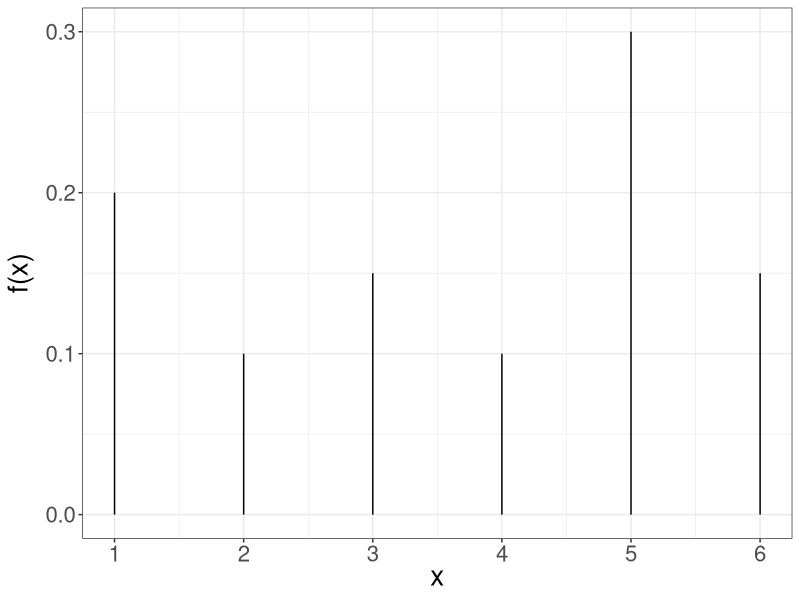
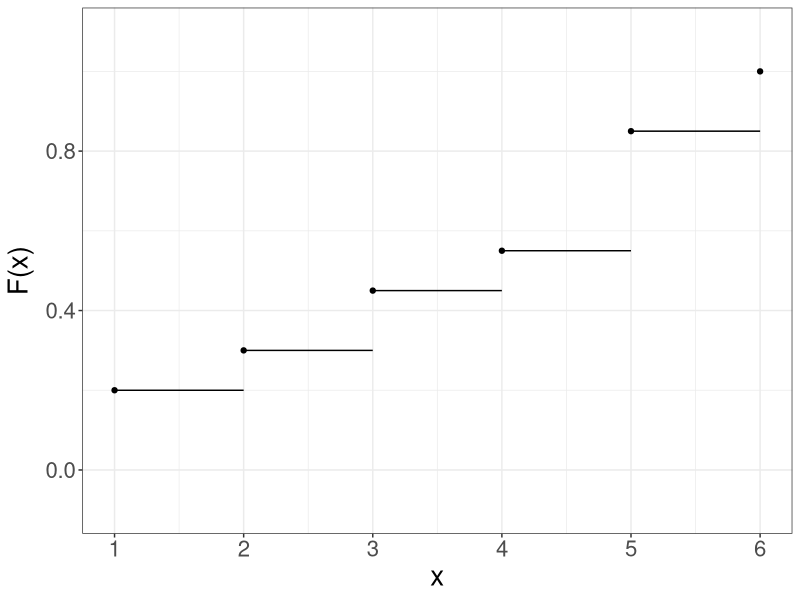
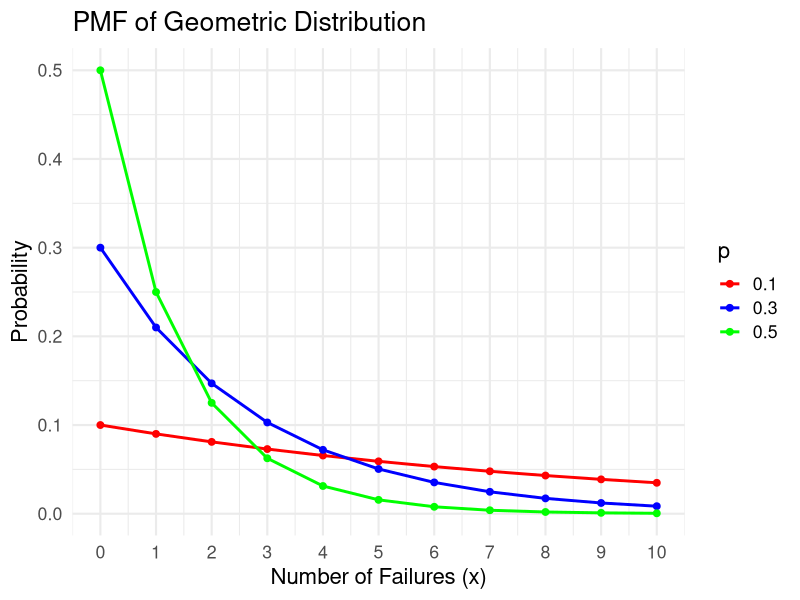
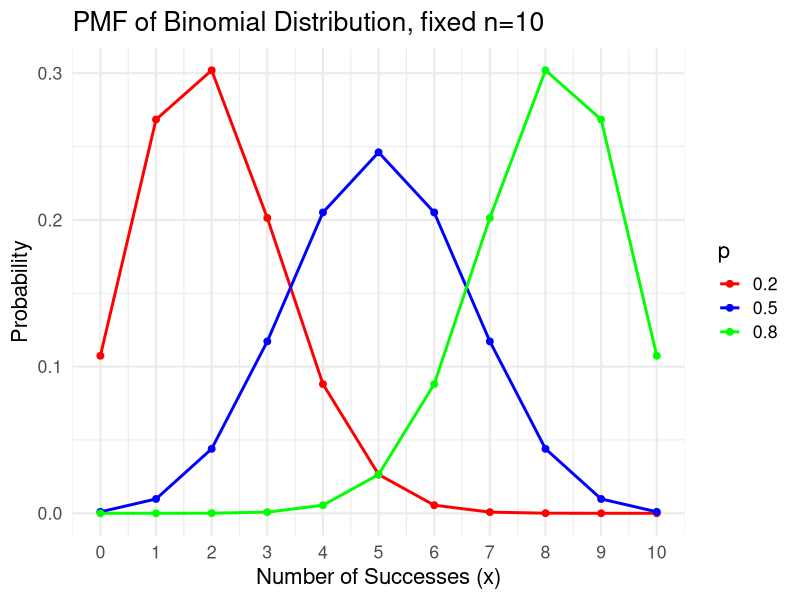
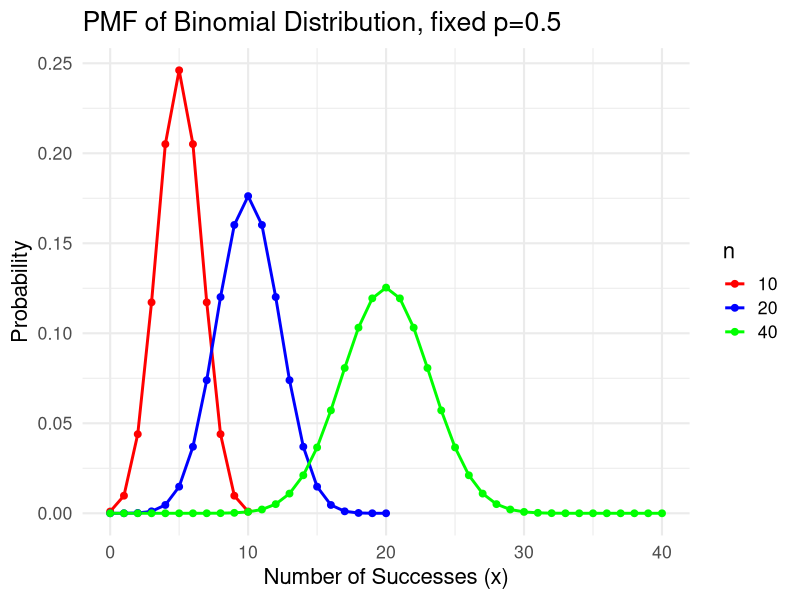
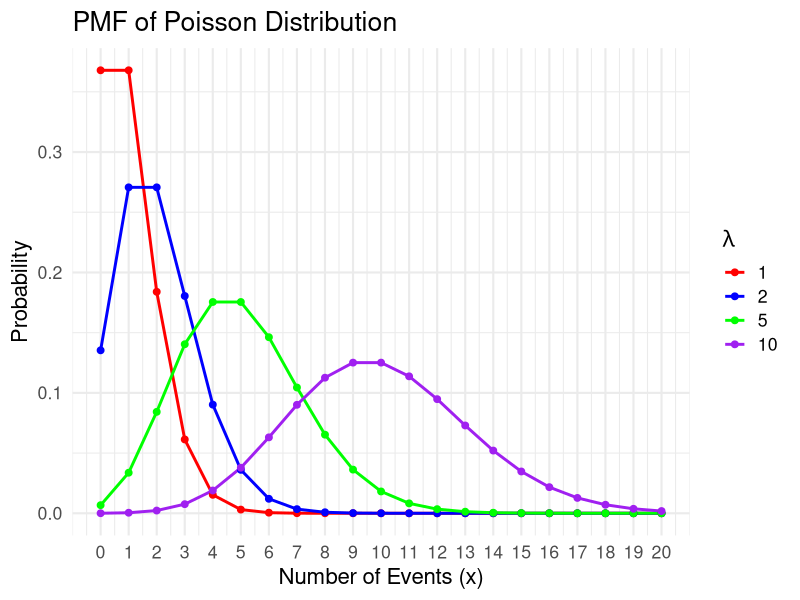

Reproduce these figures in R, in order.
## ---- chunk 1
#| message: false
#| warning: false
library(tidyverse)
## ---- chunk 2
x <- 1:6
y <- c(0.2, 0.1, 0.15, 0.1, 0.3, 0.15)

data <- data.frame(x = x, y = y)

data %>% 
  ggplot() +
  aes(x = x, y = y) +
  geom_segment(data = data, 
               aes(x = x, y = 0, 
                   xend = x, yend = y)) +
  labs(x = expression(paste("x")),
       y = expression(paste("f(x)"))) +
  theme_bw() +
  theme(text = element_text(size = 20)) + 
  scale_x_continuous(breaks = pretty(data$x, n = 6))
## ---- chunk 3
x <- 1:6
y <- cumsum(c(0.2, 0.1, 0.15, 0.1, 0.3, 0.15))
xend <- c(2, 3, 4, 5, 6, 6)

data <- data.frame(x = x,
                   y = y,
                   xend = xend)

ggplot(data = data,
       aes(x = x, y = y, xend = xend, yend = y)) +
  geom_point() +
  geom_segment() +
  scale_x_continuous(breaks=1:6,
                     limits = c(1, 6)) +
  scale_y_continuous(limits = c(-.1, 1.1)) +
  labs(x = "x",
      y = expression(paste("F(x)")))+
  theme_bw() +
  theme(text = element_text(size = 20)) 
## ---- chunk 4
x <- 1:6
f_x <- c(0.2, 0.1, 0.15, 0.1, 0.3, 0.15)
mu <- sum(x * f_x)
mu
## ---- chunk 5
mu_2 <- sum(x^2 * f_x)
mu_2 - mu^2
## ---- chunk 6
# Parameters
p_values <- c(0.1, 0.3, 0.5)  # Probability values
x <- 0:10  # Range of x values (number of failures before the first success)

# Create a data frame for ggplot
data <- data.frame(
  x = rep(x, times = length(p_values)),
  p = unlist(lapply(p_values, function(p) dgeom(x, prob = p))),
  prob = rep(p_values, each = length(x))
)

# Plot using ggplot2
ggplot(data, aes(x = x, y = p, color = factor(prob), group = prob)) +
  geom_line(size=1) +             # Add lines
  geom_point(size=2) +            # Add points
  scale_color_manual(
    values = c("red", "blue", "green"),
    name = "p"
  ) + 
  scale_x_continuous(breaks=0:10) +
  labs(
    title = "PMF of Geometric Distribution",
    x = "Number of Failures (x)",
    y = "Probability"
  ) +
  theme_minimal(base_size = 16)  # Increase overall font size
## ---- chunk 7
# f(3)
dgeom(x = 3, prob = 0.25)

# Calculate F(3) by f(0) + f(1) + f(2) + f(3)
dgeom(x = 0, prob = 0.25) + dgeom(x = 1, prob = 0.25)  + dgeom(x = 2, prob = 0.25) + dgeom(x=3, prob=0.25)
sum(dgeom(x=0:3, prob=0.25))

# Directly calculate F(3)
pgeom(q = 3, prob = 0.25) 
## ---- chunk 8
# Binomial, fixed n=10
n <- 10  # Number of trials
p_values <- c(0.2, 0.5, 0.8)  # Probability of success
x <- 0:n  # Range of x values (number of successes)

# Create a data frame for ggplot
data <- data.frame(
  x = rep(x, times = length(p_values)),
  p = unlist(lapply(p_values, function(p) dbinom(x, size = n, prob = p))),
  prob = rep(p_values, each = length(x))
)

# Plot using ggplot2
ggplot(data, aes(x = x, y = p, color = factor(prob), group = prob)) +
  geom_line(size = 1) +             # Add lines
  geom_point(size = 2) +            # Add points
  scale_color_manual(
    values = c("red", "blue", "green"),
    name = "p"
  ) + 
  scale_x_continuous(breaks = 0:n) +
  labs(
    title = "PMF of Binomial Distribution, fixed n=10",
    x = "Number of Successes (x)",
    y = "Probability"
  ) +
  theme_minimal(base_size = 16)     # Increase overall font size
## ---- chunk 9
p <- 0.5  # Fixed probability of success
n_values <- c(10, 20, 40)  # Different values for number of trials
x_values <- lapply(n_values, function(n) 0:n)  # Range of x values for each n

# Create a data frame for ggplot
data <- data.frame(
  x = unlist(x_values),
  p = unlist(lapply(seq_along(n_values), function(i) dbinom(x_values[[i]], size = n_values[i], prob = p))),
  n = factor(rep(n_values, times = sapply(x_values, length)))  # Add n as a factor
)

# Plot using ggplot2
ggplot(data, aes(x = x, y = p, color = n, group = n)) +
  geom_line(size = 1) +             # Add lines
  geom_point(size = 2) +            # Add points
  scale_color_manual(
    values = c("red", "blue", "green"),
    name = "n"
  ) + 
  labs(
    title = "PMF of Binomial Distribution, fixed p=0.5",
    x = "Number of Successes (x)",
    y = "Probability"
  ) +
  theme_minimal(base_size = 16)     # Increase overall font size
## ---- chunk 10
# f(8)
dbinom(x = 8, size = 10, prob = 0.25)

# f(8) + f(9) + f(10)
dbinom(x = 8, size = 10, prob = 0.25) + dbinom(x = 9, size = 10, prob = 0.25) + dbinom(x = 10, size = 10, prob = 0.25)
sum(dbinom(x = 8:10, size = 10, prob = 0.25))

# 1 - F(7)
1 - pbinom(q = 7, size = 10, prob = 0.25)
## ---- chunk 11
# Parameters for Poisson distribution
lambda_values <- c(1, 2, 5, 10)  # Lambda values
x <- 0:20  # Range of x values

# Create a data frame for ggplot
data <- data.frame(
  x = rep(x, times = length(lambda_values)),
  p = unlist(lapply(lambda_values, function(lambda) dpois(x, lambda = lambda))),
  lambda = rep(lambda_values, each = length(x))
)

# Plot using ggplot2
ggplot(data, aes(x = x, y = p, color = factor(lambda), group = lambda)) +
  geom_line(size = 1) +             # Add lines
  geom_point(size = 2) +            # Add points
  scale_color_manual(
    values = c("red", "blue", "green", "purple"),
    name = expression(lambda)
  ) + 
  scale_x_continuous(breaks = 0:20) +
  labs(
    title = "PMF of Poisson Distribution",
    x = "Number of Events (x)",
    y = "Probability"
  ) +
  theme_minimal(base_size = 16)     # Increase overall font size
## ---- chunk 12
lambda = 60 / 6

# f(10)
dpois(x = 10, lambda = lambda)

# f(4) + f(5) + ... + f(15)
sum(dpois(x = 4:15, lambda = lambda))

# F(15) - F(3)
ppois(q = 15, lambda = lambda) - ppois(q = 3, lambda = lambda)
